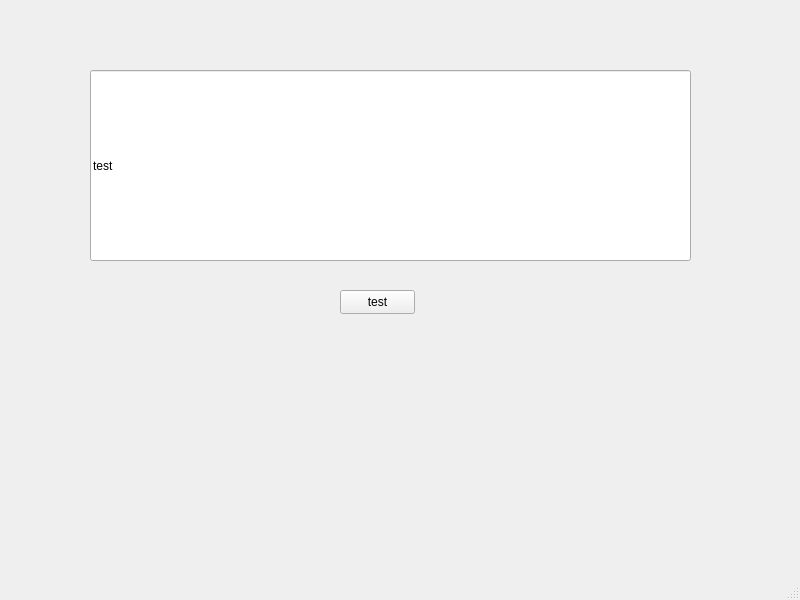
<?xml version="1.0" encoding="UTF-8"?>
<ui version="4.0">
 <class>MainWindow</class>
 <widget class="QMainWindow" name="MainWindow">
  <property name="geometry">
   <rect>
    <x>0</x>
    <y>0</y>
    <width>800</width>
    <height>600</height>
   </rect>
  </property>
  <property name="windowTitle">
   <string>MainWindow</string>
  </property>
  <widget class="QWidget" name="centralwidget">
   <widget class="QPushButton" name="btnTest">
    <property name="geometry">
     <rect>
      <x>340</x>
      <y>290</y>
      <width>75</width>
      <height>24</height>
     </rect>
    </property>
    <property name="text">
     <string>test</string>
    </property>
   </widget>
   <widget class="QLineEdit" name="textTest">
    <property name="geometry">
     <rect>
      <x>90</x>
      <y>70</y>
      <width>601</width>
      <height>191</height>
     </rect>
    </property>
    <property name="text">
     <string>test</string>
    </property>
    <property name="readOnly">
     <bool>true</bool>
    </property>
   </widget>
  </widget>
  <widget class="QMenuBar" name="menubar">
   <property name="geometry">
    <rect>
     <x>0</x>
     <y>0</y>
     <width>800</width>
     <height>22</height>
    </rect>
   </property>
  </widget>
  <widget class="QStatusBar" name="statusbar"/>
 </widget>
 <resources/>
 <connections/>
</ui>
